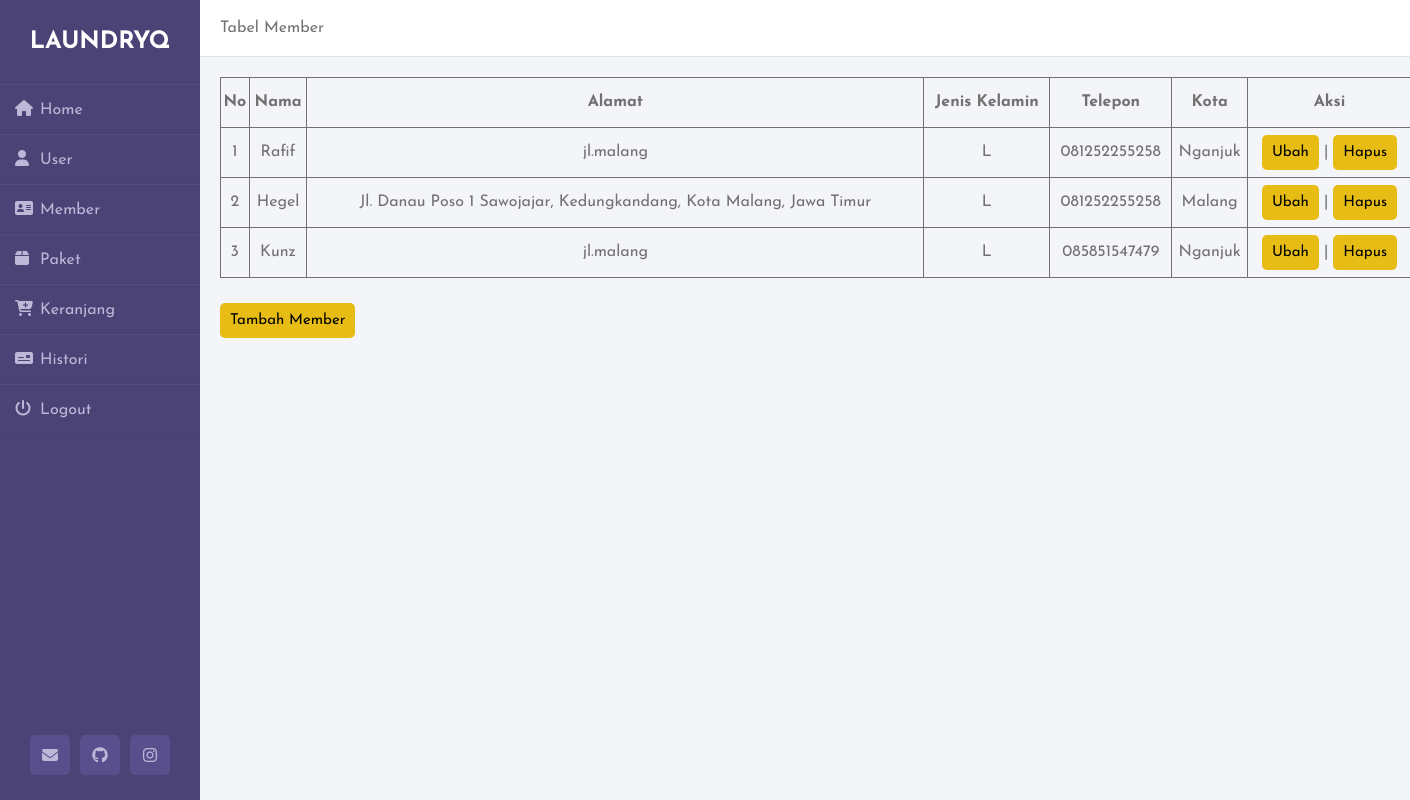
The page /member.php (signed in) on the database its author committed.
### tables this page shows
CREATE TABLE `member` (
  `id_member` int(11) NOT NULL,
  `nama` varchar(100) NOT NULL,
  `alamat` text NOT NULL,
  `jk` enum('L','P') NOT NULL,
  `telp` varchar(20) NOT NULL,
  `kota` text NOT NULL
);

### member.php (the view, shortened to what this page needs)
<!DOCTYPE html>
<html lang="en">
<head>
    <link rel="stylesheet" href="css/member_user.css">
</head>
<body>
    <?php
        include "header.php";
        if ($_SESSION['role'] == 'admin'){
    ?>
    <div class="main_content">
        <div class="header">Tabel Member</div>
        <div class="info">
            <table>
                <thead>
                    <tr>
                        <th>No</th>
                        <th>Nama</th>
                        <th>Alamat</th>
                        <th>Jenis Kelamin</th>
                        <th>Telepon</th>
                        <th>Kota</th>
                        <th>Aksi</th>
                    </tr>
                </thead>
                <tbody>
                    <?php
                        include "koneksi.php";
                        $qry_member=mysqli_query($conn,"select * from member");
                        $no=0;
                        while($data_member=mysqli_fetch_array($qry_member)){
                        $no++;?>
                        <tr>
                        <td><?=$no?></td><td><?=$data_member['nama']?></td>
                        <td><?=$data_member['alamat']?></td>
                        <td><?=$data_member['jk']?></td>
                        <td><?=$data_member['telp']?></td>
                        <td><?=$data_member['kota']?></td>
                        <td><a href="ubah_member.php?id_member=<?=$data_member['id_member']?>"><button>Ubah</button></a> | <a href="hapus_member.php?id_member=<?=$data_member['id_member']?>" onclick="return confirm('Apakah anda yakin menghapus data ini?')"><button>Hapus</button></a></td>
                        </tr>
                    <?php
                        }
                    ?>
                </tbody>
            </table>
            <br>
            <a href="tambah_member.php"><button>Tambah Member</button></a>
        </div>
    </div>
    <?php
        } else {
            echo "<script>alert('Oops');location.href='home.php';</script>";
        }
    ?>
</body>
</html>

### css/member_user.css (style rules this page uses)
.main_content { width: 100%; margin-left: 200px; }
.main_content .header { padding: 20px; background: #fff; color: #717171; border-bottom: 1px solid #e0e4e8; }
.main_content .info { margin: 20px; color: #717171; line-height: 25px; }
table, th, td { border: 1px solid; border-collapse: collapse; text-align: center; }
table { width: 87%; }
th, td { height: 50px; }
button { padding: 10px; border-radius: 5px; background-color: #e6bc15; border: none; font-size: 15px; }

### css/header.css (style rules this page uses)
* { margin: 0; padding: 0; box-sizing: border-box; list-style: none; text-decoration: none; font-family: 'Josefin Sans', sans-serif; }
body { background-color: #f3f5f9; }

### rows shown on the page
member: nama "Rafif", alamat "jl.malang", jk "L", telp "081252255258", kota "Nganjuk"
member: nama "Hegel", alamat "Jl. Danau Poso 1 Sawojajar, Kedungkandang, Kota Malang, Jawa Timur", jk "L", telp "081252255258", kota "Malang"
member: nama "Kunz", alamat "jl.malang", jk "L", telp "085851547479", kota "Nganjuk"
